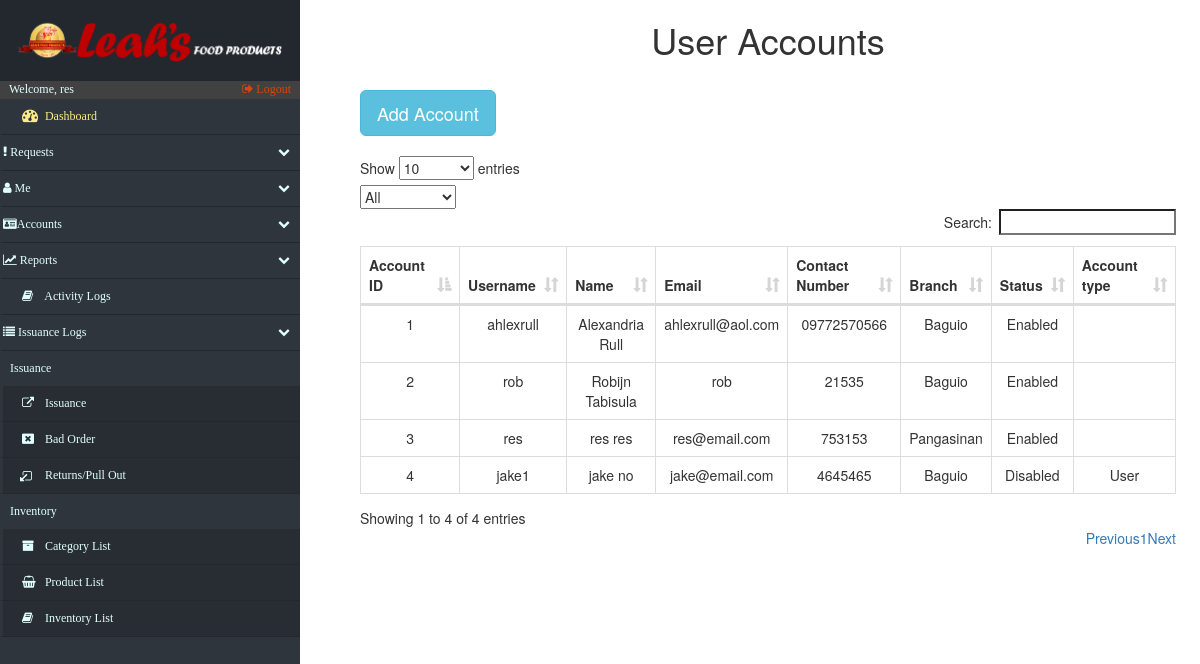
The app's page /accounts_Users.php (signed in), older data.
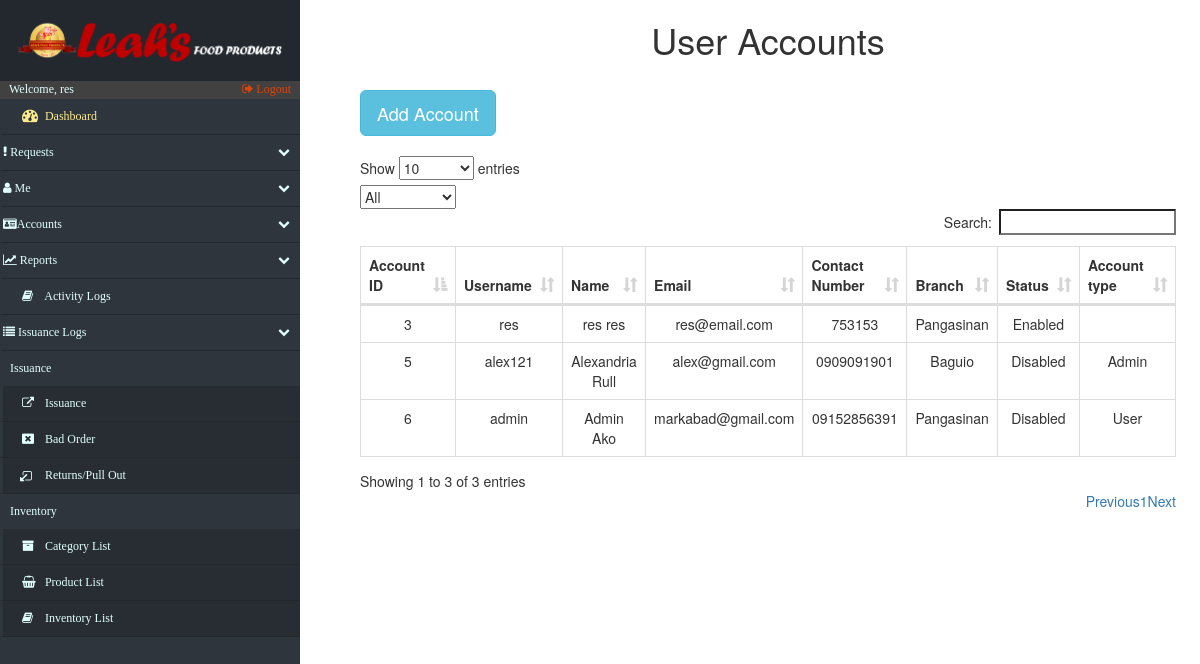
The same page, newer data.
### tables this page shows
CREATE TABLE `accounts` (
  `acc_id` int(12) NOT NULL,
  `username` varchar(15) NOT NULL,
  `first_name` varchar(20) NOT NULL,
  `last_name` varchar(20) NOT NULL,
  `password` varchar(128) NOT NULL,
  `email` varchar(20) NOT NULL,
  `contact_no` varchar(20) NOT NULL,
  `status` varchar(10) NOT NULL DEFAULT 'Disabled',
  `branch` varchar(50) DEFAULT NULL,
  `acctype` varchar(45) DEFAULT NULL
);

### accounts_Users.php (the view, shortened to what the changed rows need)
<!DOCTYPE html>
<html lang="en">
<head>
    <?php include('fragments/config.php') ?>
    <link rel="stylesheet" href="https://maxcdn.bootstrapcdn.com/bootstrap/3.3.7/css/bootstrap.min.css">
    <link href="src/css/datatables.css" rel="stylesheet">
    <link href="//maxcdn.bootstrapcdn.com/font-awesome/4.2.0/css/font-awesome.min.css" rel="stylesheet">
    <link href="src/css/sidebar.css" rel="stylesheet">
    <link href="src/css/custom.css" rel="stylesheet">
</head>
<body>
    <div id="page-content-wrapper">
        <div class="containers">
            <table class="table table-striped table-bordered">
                <h1 align="center">User Accounts</h1>
            </table>
            <?php
							$retrieve = ("SELECT * FROM accounts ");
							$results = mysqli_query($db, $retrieve);
						?>
                <table class="table table-striped table-bordered">
                    <button type="button" class="btn btn-info btn-lg" data-toggle="modal" data-target="#myModal">Add Account</button>
                </table>
                <div id="mainContainer">
                <table id="datatables" class="table table-hover table-bordered dataTable" cellspacing="0" width="100%" role="grid" aria-describedby="myTable_info" style="width: 100%;">
                    <thead>
                        <tr>
                            <th>Account ID</th>
                            <th>Username</th>
                            <th>Name</th>
                            <th>Email</th>
                            <th>Contact Number</th>
							<th>Branch</th>
                            <th>Status</th>
							<th>Account type</th>
                        </tr>
                    </thead>
                    <tbody>
                        <?php
							foreach ($results as $data):
						?>
                            <tr>
                                <td data-title="accountID">
                                    <?php echo $data["acc_id"]; ?>
                                </td>
                                <td data-title="user_name">
                                    <?php echo $data["username"]; ?>
                                </td>
                                <td data-title="name">
                                    <?php echo $data["first_name"]." ".$data["last_name"]; ?>
                                </td>
                                <td data-title="mail">
                                    <?php echo $data["email"]; ?>
                                </td>
                                <td data-title="cno">
                                    <?php echo $data["contact_no"]; ?>
                                </td>
								 <td data-title="branch">
                                    <?php echo $data["branch"]; ?>
                                </td>
                                <td data-title="status">
                                    <?php echo $data["status"]; ?>
                                </td>
								 <td data-title="acctype">
                                    <?php echo $data["acctype"]; ?>
                                </td>
                            </tr>
                            <?php
							endforeach;
						?>
                    </tbody>
                </table>
        </div>
    </div>
    </div>
</body>
</html>

Row changes from the older to the newer data that the page shows:
removed accounts: acc_id "1", username "ahlexrull", first_name "Alexandria", last_name "Rull", email "ahlexrull@aol.com", contact_no "09772570566", branch "Baguio", status "Enabled"
removed accounts: acc_id "2", username "rob", first_name "Robijn", last_name "Tabisula", email "rob", contact_no "21535", branch "Baguio", status "Enabled"
removed accounts: acc_id "4", username "jake1", first_name "jake", last_name "no", email "jake@email.com", contact_no "4645465", branch "Baguio", status "Disabled", acctype "User"
added accounts: acc_id "5", username "alex121", first_name "Alexandria", last_name "Rull", email "alex@gmail.com", contact_no "0909091901", branch "Baguio", status "Disabled", acctype "Admin"
added accounts: acc_id "6", username "admin", first_name "Admin", last_name "Ako", email "markabad@gmail.com", contact_no "09152856391", branch "Pangasinan", status "Disabled", acctype "User"
Text that changed along with them:
text written by a page script: "Show entries Search: Showing 1 to 4 of 4 entries Previous 1 Next" → "Show entries Search: Showing 1 to 3 of 3 entries Previous 1 Next"
